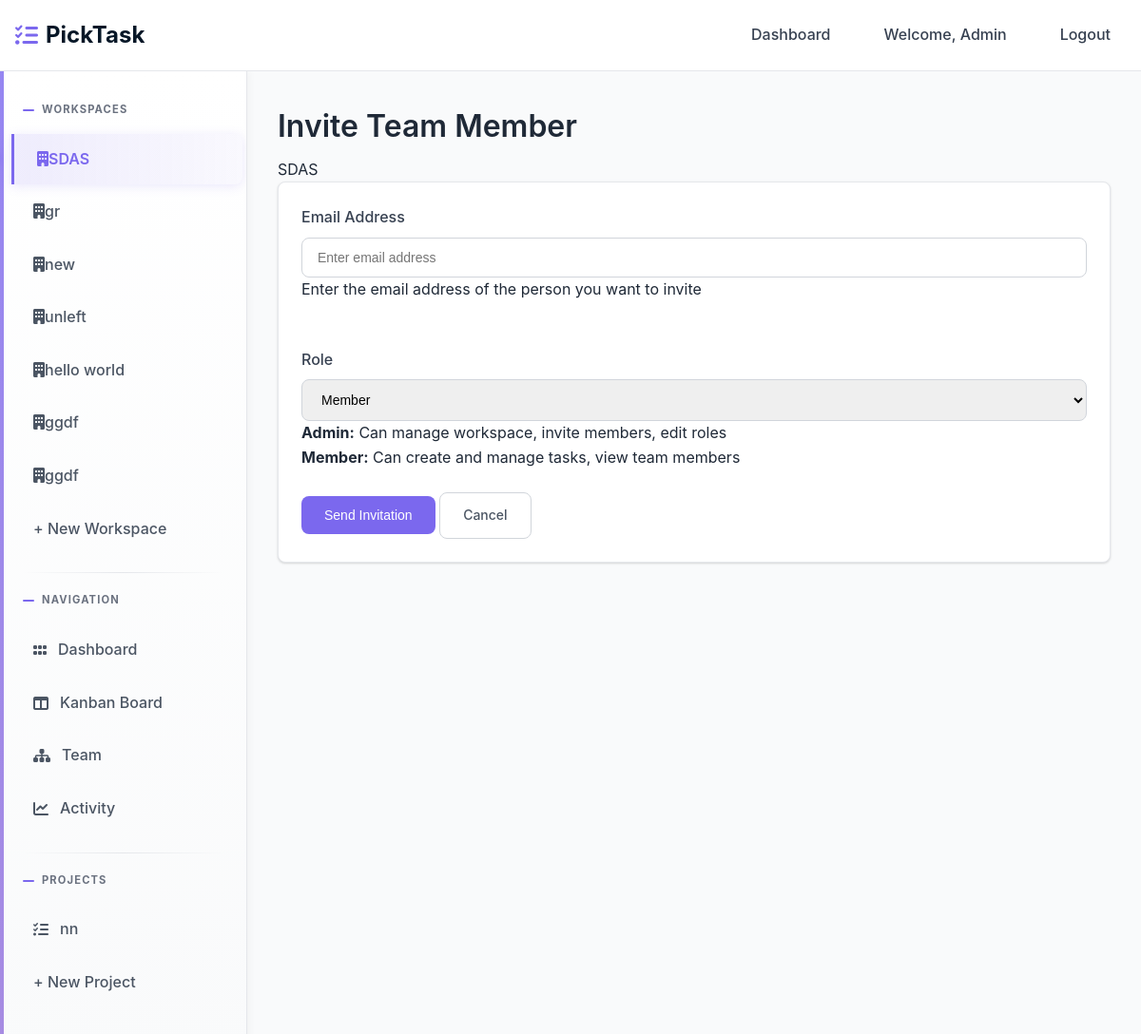
/team/7/invite/ (signed in), run on the app's committed database.
### home/models.py (models this page shows)
class User(AbstractUser):
    full_name = models.CharField(max_length=255, blank=True, null=True)
    created_at = models.DateTimeField(auto_now_add=True)

### workspace/models.py (models this page shows, shortened)
class Membership(models.Model):
    ROLE_CHOICES = [
        ('admin', 'Admin'),
        ('member', 'Member'),
    ]
    user = models.ForeignKey(settings.AUTH_USER_MODEL, on_delete=models.CASCADE, related_name='memberships')
    workspace = models.ForeignKey(Workspace, on_delete=models.CASCADE, related_name='memberships')
    role = models.CharField(max_length=20, choices=ROLE_CHOICES, default='member')
    joined_at = models.DateTimeField(auto_now_add=True)
    class Meta:
        unique_together = ['user', 'workspace']
        ordering = ['-joined_at']

class Workspace(models.Model):
    name = models.CharField(max_length=255)
    created_by = models.ForeignKey(settings.AUTH_USER_MODEL, on_delete=models.CASCADE, related_name='workspaces_created')
    created_at = models.DateTimeField(auto_now_add=True)
    class Meta:
        ordering = ['-created_at']

class Project(models.Model):
    name = models.CharField(max_length=255)
    description = models.TextField(blank=True, null=True)
    workspace = models.ForeignKey(Workspace, on_delete=models.CASCADE, related_name='projects')
    created_by = models.ForeignKey(settings.AUTH_USER_MODEL, on_delete=models.CASCADE, related_name='projects_created')
    created_at = models.DateTimeField(auto_now_add=True)
    color = models.CharField(max_length=7, default='#3B82F6')  # Hex color
    class Meta:
        ordering = ['-created_at']

### workspace/decorators.py (the view)
    def wrapper(request, workspace_id, *args, **kwargs):
        workspace = get_object_or_404(Workspace, id=workspace_id)
        membership = Membership.objects.filter(
            user=request.user,
            workspace=workspace,
            role='admin'
        ).first()
        if not membership:
            messages.error(request, "Admin access required for this action")
            return redirect('workspace:dashboard')
        return view_func(request, workspace_id, *args, **kwargs)

### team/forms.py
class InviteForm(forms.Form):
    email = forms.EmailField(
        widget=forms.EmailInput(attrs={
            'class': 'form-input',
            'placeholder': 'Enter email address'
        })
    )
    role = forms.ChoiceField(
        choices=Membership.ROLE_CHOICES,
        initial='member',
        widget=forms.Select(attrs={'class': 'form-select'})
    )

### templates/team/invite.html (shortened to what this page needs)
{% extends 'base.html' %}
{% load static %}
{% block content %}
<div class="max-w-2xl mx-auto">
    <div class="mb-6">
        <h1>Invite Team Member</h1>
        <p class="text-gray-600">{{ workspace.name }}</p>
    </div>
    <div class="card">
        <div class="card-body">
            <form method="post">
                <div class="grid grid-cols-1 gap-6">
                    <div class="form-group">
                        <label class="form-label" for="{{ form.email.id_for_label }}">Email Address</label>
                        {{ form.email }}
                        <p class="text-gray-500 text-sm mt-1">
                            Enter the email address of the person you want to invite
                        </p>
                    </div>
                    <div class="form-group">
                        <label class="form-label" for="{{ form.role.id_for_label }}">Role</label>
                        {{ form.role }}
                        <p class="text-gray-500 text-sm mt-1">
                            <strong>Admin:</strong> Can manage workspace, invite members, edit roles<br>
                            <strong>Member:</strong> Can create and manage tasks, view team members
                        </p>
                    </div>
                </div>
                <div class="flex gap-4 mt-8">
                    <button type="submit" class="btn btn-primary">
                        Send Invitation
                    </button>
                    <a href="{% url 'team:team' workspace.id %}" class="btn btn-outline">
                        Cancel
                    </a>
                </div>
            </form>
        </div>
    </div>
</div>
{% endblock %}

### templates/base.html (shortened to what this page needs)
<!DOCTYPE html>
<html lang="en">
  <head>
    <link href="https://cdnjs.cloudflare.com/ajax/libs/font-awesome/6.0.0/css/all.min.css" rel="stylesheet">
  </head>
  <body>
    <nav class="navbar" id="navbar" role="navigation" aria-label="Main navigation">
      <div class="nav-container">
        <a href="{% url 'workspace:dashboard' %}" class="logo" aria-label="PickTask home">
          <i class="fas fa-tasks" aria-hidden="true"></i>
          PickTask
        </a>
        <div class="nav-links" id="nav-links">
          {% if user.is_authenticated %}
          <a href="{% url 'workspace:dashboard' %}" class="nav-link {% if request.resolver_match.url_name == 'dashboard' %}active{% endif %}">Dashboard</a>
          <span class="nav-link">Welcome, {{ user.username }}</span>
          <a href="{% url 'authentication:logout' %}" class="nav-link">Logout</a>
          {% else %}
          <a href="{% url 'authentication:login' %}" class="nav-link">Login</a>
          <a href="{% url 'authentication:register' %}" class="nav-link">Register</a>
          {% endif %}
        </div>
      </div>
    </nav>
    <div class="app-layout">
      {% if user.is_authenticated %}
      <aside class="sidebar">{% include 'partials/sidebar.html' %}</aside>
      {% endif %}
      <main class="main-content">
        {% block content %}{% endblock %}
      </main>
    </div>
  </body>
</html>

### templates/partials/sidebar.html
<div class="sidebar-section">
  <div class="sidebar-title">Workspaces</div>
  {% for membership in user.memberships.all %}
  <a
    href="{% url 'workspace:workspace-detail' membership.workspace.id %}"
    class="sidebar-link {% if current_workspace.id == membership.workspace.id %}active{% endif %}"
  >
    <span
      ><i class="fa-solid fa-building"></i>{{membership.workspace.name}}</span
    >
  </a>
  {% endfor %}
  <a
    href="{% url 'workspace:create-workspace' %}"
    class="sidebar-link {% if request.resolver_match.url_name == 'create-workspace' %}active{% endif %}"
  >
    + New Workspace
  </a>
</div>
{% if current_workspace %}
<div class="sidebar-section">
  <div class="sidebar-title">Navigation</div>
  <a
    href="{% url 'workspace:workspace-detail' current_workspace.id %}"
    class="sidebar-link {% if request.resolver_match.url_name == 'workspace-detail' %}active{% endif %}"
    ><i class="fa-solid fa-grip"></i>Dashboard
  </a>
  <a
    href="{% url 'kanban:kanban' current_workspace.id %}"
    class="sidebar-link {% if request.resolver_match.url_name == 'kanban' %}active{% endif %}"
    ><i class="fa-solid fa-table-columns"></i>Kanban Board
  </a>
  <a
    href="{% url 'team:team' current_workspace.id %}"
    class="sidebar-link {% if request.resolver_match.url_name == 'team' %}active{% endif %}"
    ><i class="fa-solid fa-sitemap"></i>Team
  </a>
  <a
    href="{% url 'activity:activity' current_workspace.id %}"
    class="sidebar-link {% if request.resolver_match.url_name == 'activity' %}active{% endif %}"
    ><i class="fa-solid fa-chart-line"></i>Activity
  </a>
</div>
<div class="sidebar-section">
  <div class="sidebar-title">Projects</div>
  {% for project in current_workspace.projects.all %}
  <a
    href="{% url 'kanban:kanban' current_workspace.id %}?project={{ project.id }}"
    class="sidebar-link"
    ><i class="fa-solid fa-list-check"></i>{{ project.name }}
  </a>
  {% empty %}
  <span class="sidebar-link text-muted">No projects yet</span>
  {% endfor %}
  <a
    href="{% url 'workspace:create-project' current_workspace.id %}"
    class="sidebar-link"
  >
    + New Project
  </a>
</div>
{% endif %}

### data on the page
User: username "Admin"
Membership: workspace.name "SDAS"
Membership: workspace.name "gr"
Membership: workspace.name "new"
Membership: workspace.name "unleft"
Membership: workspace.name "hello world"
Membership: workspace.name "ggdf"
Membership: workspace.name "ggdf"
Project: name "nn"
Workspace: name "SDAS"
